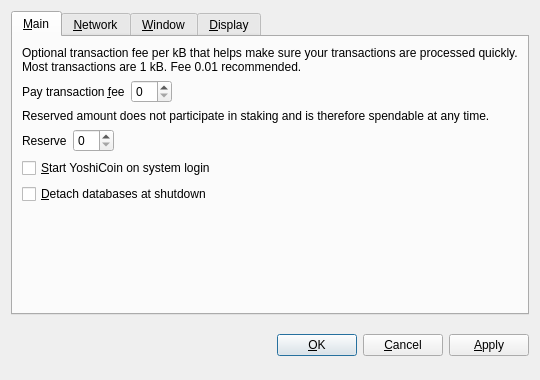
<?xml version="1.0" encoding="UTF-8"?>
<ui version="4.0">
 <class>OptionsDialog</class>
 <widget class="QDialog" name="OptionsDialog">
  <property name="geometry">
   <rect>
    <x>0</x>
    <y>0</y>
    <width>540</width>
    <height>380</height>
   </rect>
  </property>
  <property name="windowTitle">
   <string>Options</string>
  </property>
  <property name="modal">
   <bool>true</bool>
  </property>
  <layout class="QVBoxLayout" name="verticalLayout">
   <item>
    <widget class="QTabWidget" name="tabWidget">
     <property name="tabPosition">
      <enum>QTabWidget::North</enum>
     </property>
     <property name="currentIndex">
      <number>0</number>
     </property>
     <widget class="QWidget" name="tabMain">
      <attribute name="title">
       <string>&amp;Main</string>
      </attribute>
      <layout class="QVBoxLayout" name="verticalLayout_Main">
       <item>
        <widget class="QLabel" name="transactionFeeInfoLabel">
         <property name="text">
          <string>Optional transaction fee per kB that helps make sure your transactions are processed quickly. Most transactions are 1 kB. Fee 0.01 recommended.</string>
         </property>
         <property name="textFormat">
          <enum>Qt::PlainText</enum>
         </property>
         <property name="wordWrap">
          <bool>true</bool>
         </property>
        </widget>
       </item>
       <item>
        <layout class="QHBoxLayout" name="horizontalLayoutFee">
         <item>
          <widget class="QLabel" name="transactionFeeLabel">
           <property name="text">
            <string>Pay transaction &amp;fee</string>
           </property>
           <property name="textFormat">
            <enum>Qt::PlainText</enum>
           </property>
           <property name="buddy">
            <cstring>transactionFee</cstring>
           </property>
          </widget>
         </item>
         <item>
          <widget class="BitcoinAmountField" name="transactionFee"/>
         </item>
         <item>
          <spacer name="horizontalSpacerFee">
           <property name="orientation">
            <enum>Qt::Horizontal</enum>
           </property>
           <property name="sizeHint" stdset="0">
            <size>
             <width>40</width>
             <height>20</height>
            </size>
           </property>
          </spacer>
         </item>
        </layout>
       </item>
       <item>
        <widget class="QLabel" name="reserveBalanceInfoLabel">
         <property name="text">
          <string>Reserved amount does not participate in staking and is therefore spendable at any time.</string>
         </property>
         <property name="textFormat">
          <enum>Qt::PlainText</enum>
         </property>
         <property name="wordWrap">
          <bool>true</bool>
         </property>
        </widget>
       </item>
       <item>
        <layout class="QHBoxLayout" name="horizontalLayoutReserveBalance">
         <item>
          <widget class="QLabel" name="reserveBalanceLabel">
           <property name="text">
            <string>Reserve</string>
           </property>
           <property name="textFormat">
            <enum>Qt::PlainText</enum>
           </property>
           <property name="buddy">
            <cstring>reserveBalance</cstring>
           </property>
          </widget>
         </item>
         <item>
          <widget class="BitcoinAmountField" name="reserveBalance"/>
         </item>
         <item>
          <spacer name="horizontalSpacerReserveBalance">
           <property name="orientation">
            <enum>Qt::Horizontal</enum>
           </property>
           <property name="sizeHint" stdset="0">
            <size>
             <width>40</width>
             <height>20</height>
            </size>
           </property>
          </spacer>
         </item>
        </layout>
       </item>
       <item>
        <widget class="QCheckBox" name="bitcoinAtStartup">
         <property name="toolTip">
          <string>Automatically start YoshiCoin after logging in to the system.</string>
         </property>
         <property name="text">
          <string>&amp;Start YoshiCoin on system login</string>
         </property>
        </widget>
       </item>
       <item>
        <widget class="QCheckBox" name="detachDatabases">
         <property name="toolTip">
          <string>Detach block and address databases at shutdown. This means they can be moved to another data directory, but it slows down shutdown. The wallet is always detached.</string>
         </property>
         <property name="text">
          <string>&amp;Detach databases at shutdown</string>
         </property>
        </widget>
       </item>
       <item>
        <spacer name="verticalSpacer_Main">
         <property name="orientation">
          <enum>Qt::Vertical</enum>
         </property>
         <property name="sizeHint" stdset="0">
          <size>
           <width>20</width>
           <height>40</height>
          </size>
         </property>
        </spacer>
       </item>
      </layout>
     </widget>
     <widget class="QWidget" name="tabNetwork">
      <attribute name="title">
       <string>&amp;Network</string>
      </attribute>
      <layout class="QVBoxLayout" name="verticalLayout_Network">
       <item>
        <widget class="QCheckBox" name="mapPortUpnp">
         <property name="toolTip">
          <string>Automatically open the YoshiCoin client port on the router. This only works when your router supports UPnP and it is enabled.</string>
         </property>
         <property name="text">
          <string>Map port using &amp;UPnP</string>
         </property>
        </widget>
       </item>
       <item>
        <widget class="QCheckBox" name="connectSocks">
         <property name="toolTip">
          <string>Connect to the YoshiCoin network through a SOCKS proxy (e.g. when connecting through Tor).</string>
         </property>
         <property name="text">
          <string>&amp;Connect through SOCKS proxy:</string>
         </property>
        </widget>
       </item>
       <item>
        <layout class="QHBoxLayout" name="horizontalLayout_Network">
         <item>
          <widget class="QLabel" name="proxyIpLabel">
           <property name="text">
            <string>Proxy &amp;IP:</string>
           </property>
           <property name="textFormat">
            <enum>Qt::PlainText</enum>
           </property>
           <property name="buddy">
            <cstring>proxyIp</cstring>
           </property>
          </widget>
         </item>
         <item>
          <widget class="QValidatedLineEdit" name="proxyIp">
           <property name="maximumSize">
            <size>
             <width>140</width>
             <height>16777215</height>
            </size>
           </property>
           <property name="toolTip">
            <string>IP address of the proxy (e.g. 127.0.0.1)</string>
           </property>
          </widget>
         </item>
         <item>
          <widget class="QLabel" name="proxyPortLabel">
           <property name="text">
            <string>&amp;Port:</string>
           </property>
           <property name="textFormat">
            <enum>Qt::PlainText</enum>
           </property>
           <property name="buddy">
            <cstring>proxyPort</cstring>
           </property>
          </widget>
         </item>
         <item>
          <widget class="QLineEdit" name="proxyPort">
           <property name="maximumSize">
            <size>
             <width>55</width>
             <height>16777215</height>
            </size>
           </property>
           <property name="toolTip">
            <string>Port of the proxy (e.g. 9050)</string>
           </property>
          </widget>
         </item>
         <item>
          <widget class="QLabel" name="socksVersionLabel">
           <property name="text">
            <string>SOCKS &amp;Version:</string>
           </property>
           <property name="textFormat">
            <enum>Qt::PlainText</enum>
           </property>
           <property name="buddy">
            <cstring>socksVersion</cstring>
           </property>
          </widget>
         </item>
         <item>
          <widget class="QValueComboBox" name="socksVersion">
           <property name="toolTip">
            <string>SOCKS version of the proxy (e.g. 5)</string>
           </property>
          </widget>
         </item>
         <item>
          <spacer name="horizontalSpacer_Network">
           <property name="orientation">
            <enum>Qt::Horizontal</enum>
           </property>
           <property name="sizeHint" stdset="0">
            <size>
             <width>40</width>
             <height>20</height>
            </size>
           </property>
          </spacer>
         </item>
        </layout>
       </item>
       <item>
        <spacer name="verticalSpacer_Network">
         <property name="orientation">
          <enum>Qt::Vertical</enum>
         </property>
         <property name="sizeHint" stdset="0">
          <size>
           <width>20</width>
           <height>40</height>
          </size>
         </property>
        </spacer>
       </item>
      </layout>
     </widget>
     <widget class="QWidget" name="tabWindow">
      <attribute name="title">
       <string>&amp;Window</string>
      </attribute>
      <layout class="QVBoxLayout" name="verticalLayout_Window">
       <item>
        <widget class="QCheckBox" name="minimizeToTray">
         <property name="toolTip">
          <string>Show only a tray icon after minimizing the window.</string>
         </property>
         <property name="text">
          <string>&amp;Minimize to the tray instead of the taskbar</string>
         </property>
        </widget>
       </item>
       <item>
        <widget class="QCheckBox" name="minimizeOnClose">
         <property name="toolTip">
          <string>Minimize instead of exit the application when the window is closed. When this option is enabled, the application will be closed only after selecting Quit in the menu.</string>
         </property>
         <property name="text">
          <string>M&amp;inimize on close</string>
         </property>
        </widget>
       </item>
       <item>
        <spacer name="verticalSpacer_Window">
         <property name="orientation">
          <enum>Qt::Vertical</enum>
         </property>
         <property name="sizeHint" stdset="0">
          <size>
           <width>20</width>
           <height>40</height>
          </size>
         </property>
        </spacer>
       </item>
      </layout>
     </widget>
     <widget class="QWidget" name="tabDisplay">
      <attribute name="title">
       <string>&amp;Display</string>
      </attribute>
      <layout class="QVBoxLayout" name="verticalLayout_Display">
       <item>
        <layout class="QHBoxLayout" name="horizontalLayout_1_Display">
         <item>
          <widget class="QLabel" name="langLabel">
           <property name="text">
            <string>User Interface &amp;language:</string>
           </property>
           <property name="textFormat">
            <enum>Qt::PlainText</enum>
           </property>
           <property name="buddy">
            <cstring>lang</cstring>
           </property>
          </widget>
         </item>
         <item>
          <widget class="QValueComboBox" name="lang">
           <property name="toolTip">
            <string>The user interface language can be set here. This setting will take effect after restarting YoshiCoin.</string>
           </property>
          </widget>
         </item>
        </layout>
       </item>
       <item>
        <layout class="QHBoxLayout" name="horizontalLayout_2_Display">
         <item>
          <widget class="QLabel" name="unitLabel">
           <property name="text">
            <string>&amp;Unit to show amounts in:</string>
           </property>
           <property name="textFormat">
            <enum>Qt::PlainText</enum>
           </property>
           <property name="buddy">
            <cstring>unit</cstring>
           </property>
          </widget>
         </item>
         <item>
          <widget class="QValueComboBox" name="unit">
           <property name="toolTip">
            <string>Choose the default subdivision unit to show in the interface and when sending coins.</string>
           </property>
          </widget>
         </item>
        </layout>
       </item>
       <item>
        <widget class="QCheckBox" name="displayAddresses">
         <property name="toolTip">
          <string>Whether to show YoshiCoin addresses in the transaction list or not.</string>
         </property>
         <property name="text">
          <string>&amp;Display addresses in transaction list</string>
         </property>
        </widget>
       </item>
       <item>
        <widget class="QCheckBox" name="coinControlFeatures">
         <property name="toolTip">
          <string>Whether to show coin control features or not.</string>
         </property>
         <property name="text">
          <string>Display coin &amp;control features (experts only!)</string>
         </property>
        </widget>
       </item>
       <item>
        <spacer name="verticalSpacer_Display">
         <property name="orientation">
          <enum>Qt::Vertical</enum>
         </property>
         <property name="sizeHint" stdset="0">
          <size>
           <width>20</width>
           <height>40</height>
          </size>
         </property>
        </spacer>
       </item>
      </layout>
     </widget>
    </widget>
   </item>
   <item>
    <layout class="QHBoxLayout" name="horizontalLayout_Buttons">
     <item>
      <spacer name="horizontalSpacer_1">
       <property name="orientation">
        <enum>Qt::Horizontal</enum>
       </property>
       <property name="sizeHint" stdset="0">
        <size>
         <width>40</width>
         <height>48</height>
        </size>
       </property>
      </spacer>
     </item>
     <item>
      <widget class="QLabel" name="statusLabel">
       <property name="font">
        <font>
         <weight>75</weight>
         <bold>true</bold>
        </font>
       </property>
       <property name="text">
        <string/>
       </property>
       <property name="textFormat">
        <enum>Qt::PlainText</enum>
       </property>
       <property name="wordWrap">
        <bool>true</bool>
       </property>
      </widget>
     </item>
     <item>
      <spacer name="horizontalSpacer_2">
       <property name="orientation">
        <enum>Qt::Horizontal</enum>
       </property>
       <property name="sizeHint" stdset="0">
        <size>
         <width>40</width>
         <height>48</height>
        </size>
       </property>
      </spacer>
     </item>
     <item>
      <widget class="QPushButton" name="okButton">
       <property name="text">
        <string>&amp;OK</string>
       </property>
      </widget>
     </item>
     <item>
      <widget class="QPushButton" name="cancelButton">
       <property name="text">
        <string>&amp;Cancel</string>
       </property>
       <property name="autoDefault">
        <bool>false</bool>
       </property>
      </widget>
     </item>
     <item>
      <widget class="QPushButton" name="applyButton">
       <property name="text">
        <string>&amp;Apply</string>
       </property>
       <property name="autoDefault">
        <bool>false</bool>
       </property>
      </widget>
     </item>
    </layout>
   </item>
  </layout>
 </widget>
 <customwidgets>
  <customwidget>
   <class>BitcoinAmountField</class>
   <extends>QSpinBox</extends>
   <header>bitcoinamountfield.h</header>
  </customwidget>
  <customwidget>
   <class>QValueComboBox</class>
   <extends>QComboBox</extends>
   <header>qvaluecombobox.h</header>
  </customwidget>
  <customwidget>
   <class>QValidatedLineEdit</class>
   <extends>QLineEdit</extends>
   <header>qvalidatedlineedit.h</header>
  </customwidget>
 </customwidgets>
 <resources/>
 <connections/>
</ui>
